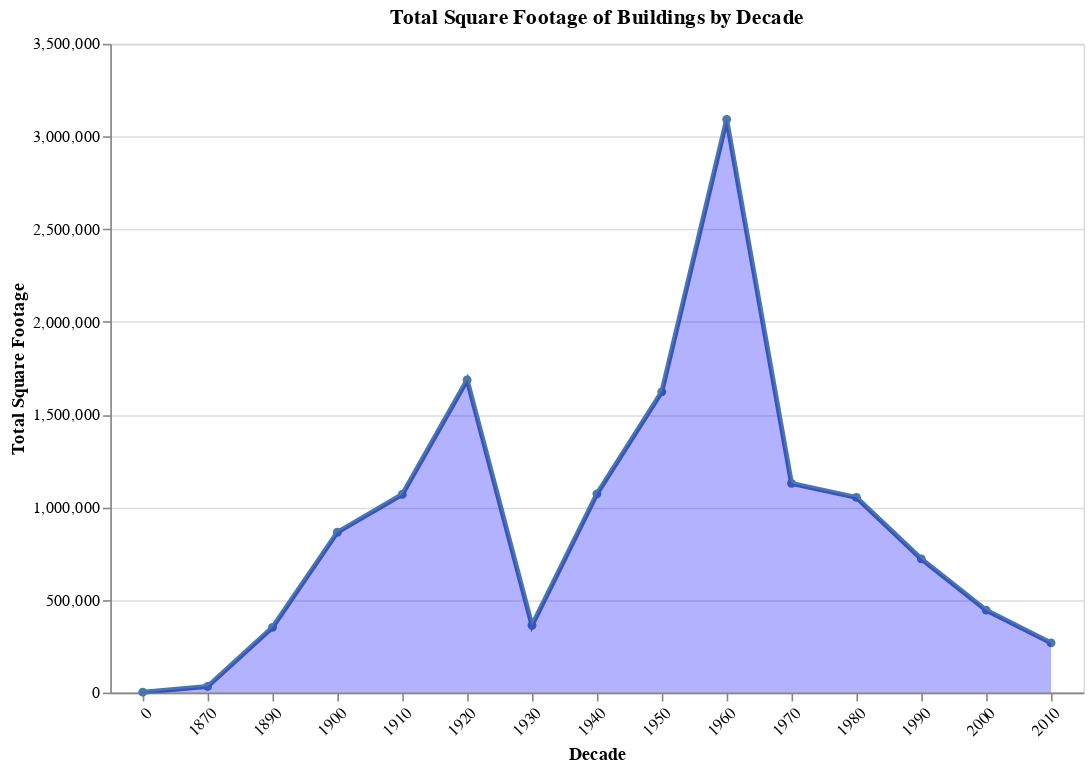

Notebook source saved alongside this figure:
### Code cell
df['Decade'] = (df['Year Constructed'] // 10) * 10

agg_data = df.groupby('Decade')['Square Footage'].sum().reset_index()

line_plot = alt.Chart(agg_data).mark_line(point=True, strokeWidth=3).encode(
    x=alt.X('Decade:O', title='Decade', axis=alt.Axis(labelAngle=-45)),
    y=alt.Y('Square Footage:Q', title='Total Square Footage'),
    tooltip=['Decade:O', 'Square Footage:Q']
).properties(
    width=600,
    height=400,
    title='Total Square Footage of Buildings by Decade'
) + alt.Chart(agg_data).mark_area(opacity=0.3, color='blue').encode(
    x=alt.X('Decade:O'),
    y=alt.Y('Square Footage:Q')
)

line_plot.display()
line_plot.save('../assets/json/line_chart.json')

### Figure 1 — Vega-Lite specification as saved in the notebook (floating-point values rounded to 4 significant figures)
{"config": {"view": {"continuousWidth": 300, "continuousHeight": 300}}, "layer": [{"mark": {"type": "line", "point": true, "strokeWidth": 3}, "encoding": {"tooltip": [{"field": "Decade", "type": "ordinal"}, {"field": "Square Footage", "type": "quantitative"}], "x": {"axis": {"labelAngle": -45}, "field": "Decade", "title": "Decade", "type": "ordinal"}, "y": {"field": "Square Footage", "title": "Total Square Footage", "type": "quantitative"}}, "title": "Total Square Footage of Buildings by Decade"}, {"mark": {"type": "area", "color": "blue", "opacity": 0.3}, "encoding": {"x": {"field": "Decade", "type": "ordinal"}, "y": {"field": "Square Footage", "type": "quantitative"}}}], "data": {"name": "data-613122b647c79c312c02c466324a5f02"}, "height": 400, "width": 600, "$schema": "https://vega.github.io/schema/vega-lite/v5.20.1.json", "datasets": {"data-613122b647c79c312c02c466324a5f02": [{"Decade": 0, "Square Footage": 2000}, {"Decade": 1870, "Square Footage": 33071}, {"Decade": 1890, "Square Footage": 352115}, {"Decade": 1900, "Square Footage": 865029}, {"Decade": 1910, "Square Footage": 1069082}, {"Decade": 1920, "Square Footage": 1686577}, {"Decade": 1930, "Square Footage": 362974}, {"Decade": 1940, "Square Footage": 1072133}, {"Decade": 1950, "Square Footage": 1622400}, {"Decade": 1960, "Square Footage": 3092126}, {"Decade": 1970, "Square Footage": 1128555}, {"Decade": 1980, "Square Footage": 1053050}, {"Decade": 1990, "Square Footage": 721600}, {"Decade": 2000, "Square Footage": 445046}, {"Decade": 2010, "Square Footage": 268065}]}}
